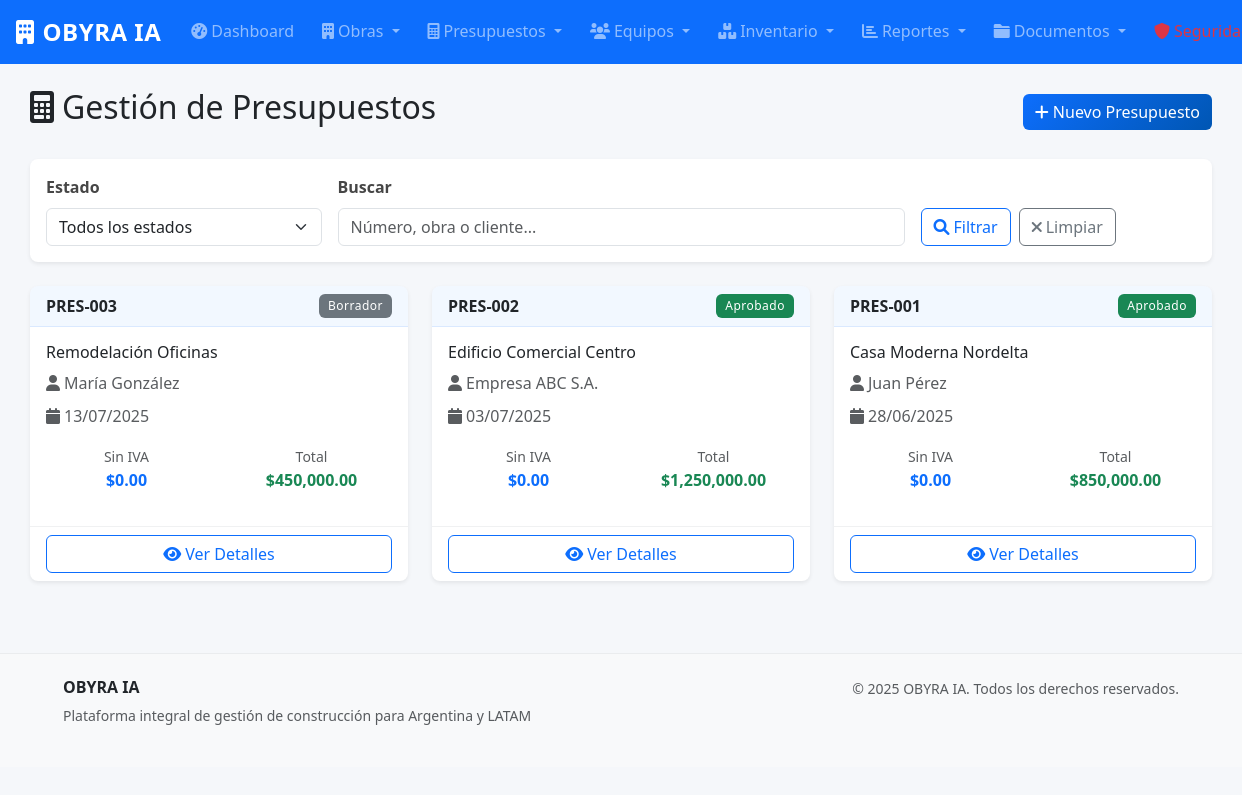
/presupuestos/ (signed in), run on the app's committed database.
### models.py (models this page shows, shortened)
class Presupuesto(db.Model):
    __tablename__ = 'presupuestos'
    id = db.Column(db.Integer, primary_key=True)
    obra_id = db.Column(db.Integer, db.ForeignKey('obras.id'), nullable=False)
    organizacion_id = db.Column(db.Integer, db.ForeignKey('organizaciones.id'), nullable=False)
    numero = db.Column(db.String(50), unique=True, nullable=False)
    fecha = db.Column(db.Date, default=date.today)
    estado = db.Column(db.String(20), default='borrador')  # borrador, enviado, aprobado, rechazado
    subtotal_materiales = db.Column(db.Numeric(15, 2), default=0)
    subtotal_mano_obra = db.Column(db.Numeric(15, 2), default=0)
    subtotal_equipos = db.Column(db.Numeric(15, 2), default=0)
    total_sin_iva = db.Column(db.Numeric(15, 2), default=0)
    iva_porcentaje = db.Column(db.Numeric(5, 2), default=21)
    total_con_iva = db.Column(db.Numeric(15, 2), default=0)
    observaciones = db.Column(db.Text)
    fecha_creacion = db.Column(db.DateTime, default=datetime.utcnow)
    obra = db.relationship('Obra', back_populates='presupuestos')
    organizacion = db.relationship('Organizacion', overlaps="presupuestos")
    items = db.relationship('ItemPresupuesto', back_populates='presupuesto', cascade='all, delete-orphan', lazy='dynamic')

class Obra(db.Model):
    __tablename__ = 'obras'
    id = db.Column(db.Integer, primary_key=True)
    nombre = db.Column(db.String(200), nullable=False)
    descripcion = db.Column(db.Text)
    direccion = db.Column(db.String(300))
    cliente = db.Column(db.String(200), nullable=False)
    telefono_cliente = db.Column(db.String(20))
    email_cliente = db.Column(db.String(120))
    fecha_inicio = db.Column(db.Date)
    fecha_fin_estimada = db.Column(db.Date)
    fecha_fin_real = db.Column(db.Date)
    estado = db.Column(db.String(20), default='planificacion')  # planificacion, en_curso, pausada, finalizada, cancelada
    presupuesto_total = db.Column(db.Numeric(15, 2), default=0)
    costo_real = db.Column(db.Numeric(15, 2), default=0)
    progreso = db.Column(db.Integer, default=0)  # Porcentaje de avance
    fecha_creacion = db.Column(db.DateTime, default=datetime.utcnow)
    organizacion_id = db.Column(db.Integer, db.ForeignKey('organizaciones.id'), nullable=False)
    organizacion = db.relationship('Organizacion', back_populates='obras')
    etapas = db.relationship('EtapaObra', back_populates='obra', cascade='all, delete-orphan', lazy='dynamic')
    asignaciones = db.relationship('AsignacionObra', back_populates='obra', cascade='all, delete-orphan', lazy='dynamic')
    presupuestos = db.relationship('Presupuesto', back_populates='obra', lazy='dynamic')
    uso_inventario = db.relationship('UsoInventario', back_populates='obra', lazy='dynamic')

### presupuestos.py (the view, shortened to what this page needs)
@presupuestos_bp.route('/')
@login_required
def lista():
    if not current_user.puede_acceder_modulo('presupuestos'):
        flash('No tienes permisos para acceder a este módulo.', 'danger')
        return redirect(url_for('reportes.dashboard'))
    estado = request.args.get('estado', '')
    buscar = request.args.get('buscar', '')
    query = Presupuesto.query.join(Obra)
    if estado:
        query = query.filter(Presupuesto.estado == estado)
    presupuestos = query.order_by(Presupuesto.fecha_creacion.desc()).all()
    return render_template('presupuestos/lista.html',
                         presupuestos=presupuestos,
                         estado=estado,
                         buscar=buscar)

### templates/presupuestos/lista.html (shortened to what this page needs)
{% extends "base.html" %}
{% block content %}
<div class="container-fluid mt-4">
    <div class="row">
        <div class="col-12">
            <div class="d-flex justify-content-between align-items-center mb-4">
                <h2><i class="fas fa-calculator me-2"></i>Gestión de Presupuestos</h2>
                {% if current_user.rol in ['administrador', 'tecnico'] %}
                <a href="{{ url_for('presupuestos.crear') }}" class="btn btn-primary">
                    <i class="fas fa-plus me-1"></i>Nuevo Presupuesto
                </a>
                {% endif %}
            </div>
        </div>
    </div>
    <div class="card mb-4">
        <div class="card-body">
            <form method="GET" class="row g-3">
                <div class="col-md-3">
                    <label for="estado" class="form-label">Estado</label>
                    <select class="form-select" id="estado" name="estado">
                        <option value="">Todos los estados</option>
                    </select>
                </div>
                <div class="col-md-6">
                    <label for="buscar" class="form-label">Buscar</label>
                    <input type="text" class="form-control" id="buscar" name="buscar"
                           value="{{ buscar }}" placeholder="Número, obra o cliente...">
                </div>
                <div class="col-md-3 d-flex align-items-end">
                    <button type="submit" class="btn btn-outline-primary me-2">
                        <i class="fas fa-search me-1"></i>Filtrar
                    </button>
                    <a href="{{ url_for('presupuestos.lista') }}" class="btn btn-outline-secondary">
                        <i class="fas fa-times me-1"></i>Limpiar
                    </a>
                </div>
            </form>
        </div>
    </div>
    <div class="row">
        {% if presupuestos %}
            {% for presupuesto in presupuestos %}
            <div class="col-lg-6 col-xl-4 mb-4">
                <div class="card h-100 shadow-sm">
                    <div class="card-header d-flex justify-content-between align-items-center">
                        <h6 class="mb-0 fw-bold">{{ presupuesto.numero }}</h6>
                        <span class="badge {{ presupuesto.estado|estado_badge }}">
                            {{ presupuesto.estado.title() }}
                        </span>
                    </div>
                    <div class="card-body">
                        <h6 class="card-title">{{ presupuesto.obra.nombre }}</h6>
                        <p class="text-muted mb-2">
                            <i class="fas fa-user me-1"></i>{{ presupuesto.obra.cliente }}
                        </p>
                        <p class="text-muted mb-3">
                            <i class="fas fa-calendar me-1"></i>{{ presupuesto.fecha|fecha }}
                        </p>
                        <div class="row text-center mb-3">
                            <div class="col-6">
                                <small class="text-muted d-block">Sin IVA</small>
                                <strong class="text-primary">{{ presupuesto.total_sin_iva|moneda }}</strong>
                            </div>
                            <div class="col-6">
                                <small class="text-muted d-block">Total</small>
                                <strong class="text-success">{{ presupuesto.total_con_iva|moneda }}</strong>
                            </div>
                        </div>
                    </div>
                    <div class="card-footer bg-transparent">
                        <div class="d-grid gap-2">
                            <a href="{{ url_for('presupuestos.detalle', id=presupuesto.id) }}"
                               class="btn btn-outline-primary">
                                <i class="fas fa-eye me-1"></i>Ver Detalles
                            </a>
                        </div>
                    </div>
                </div>
            </div>
            {% endfor %}
        {% endif %}
    </div>
</div>
{% endblock %}

### templates/base.html (shortened to what this page needs)
<!DOCTYPE html>
<html lang="es">
<head>
    <link href="https://cdn.jsdelivr.net/npm/bootstrap@5.3.0/dist/css/bootstrap.min.css" rel="stylesheet">
    <link href="https://cdnjs.cloudflare.com/ajax/libs/font-awesome/6.0.0/css/all.min.css" rel="stylesheet">
    <link rel="stylesheet" href="{{ url_for('static', filename='css/style.css') }}">
</head>
<body style="margin: 0; padding: 0; overflow-x: hidden;">
    <nav class="navbar navbar-expand-lg navbar-dark bg-primary" style="width: 100vw; margin: 0; padding: 0; position: relative; left: 50%; right: 50%; margin-left: -50vw; margin-right: -50vw;">
        <div class="container-fluid" style="width: 100%; max-width: none; padding: 0.5rem 1rem;">
            <a class="navbar-brand fw-bold" href="{{ url_for('index') }}">
                <i class="fas fa-building me-2"></i>OBYRA IA
            </a>
            {% if current_user.is_authenticated %}
            <div class="collapse navbar-collapse justify-content-between" id="navbarNav">
                <ul class="navbar-nav me-auto">
                    <li class="nav-item">
                        <a class="nav-link" href="{{ url_for('reportes.dashboard') }}">
                            <i class="fas fa-tachometer-alt me-1"></i>Dashboard
                        </a>
                    </li>
                    {% if current_user.puede_acceder_modulo('obras') %}
                    <li class="nav-item dropdown">
                        <a class="nav-link dropdown-toggle" href="#" id="navbarObras" role="button" data-bs-toggle="dropdown">
                            <i class="fas fa-building me-1"></i>Obras
                        </a>
                    </li>
                    {% endif %}
                    {% if current_user.puede_acceder_modulo('presupuestos') %}
                    <li class="nav-item dropdown">
                        <a class="nav-link dropdown-toggle" href="#" id="navbarPresupuestos" role="button" data-bs-toggle="dropdown">
                            <i class="fas fa-calculator me-1"></i>Presupuestos
                        </a>
                    </li>
                    {% endif %}
                    {% if current_user.puede_acceder_modulo('equipos') %}
                    <li class="nav-item dropdown">
                        <a class="nav-link dropdown-toggle" href="#" id="navbarEquipos" role="button" data-bs-toggle="dropdown">
                            <i class="fas fa-users me-1"></i>Equipos
                        </a>
                    </li>
                    {% endif %}
                    {% if current_user.puede_acceder_modulo('inventario') %}
                    <li class="nav-item dropdown">
                        <a class="nav-link dropdown-toggle" href="#" id="navbarInventario" role="button" data-bs-toggle="dropdown">
                            <i class="fas fa-boxes me-1"></i>Inventario
                        </a>
                    </li>
                    {% endif %}
                    {% if current_user.puede_acceder_modulo('reportes') %}
                    <li class="nav-item dropdown">
                        <a class="nav-link dropdown-toggle" href="#" id="navbarReportes" role="button" data-bs-toggle="dropdown">
                            <i class="fas fa-chart-bar me-1"></i>Reportes
                        </a>
                    </li>
                    {% endif %}
                    <li class="nav-item dropdown">
                        <a class="nav-link dropdown-toggle" href="#" id="navbarDocumentos" role="button" data-bs-toggle="dropdown">
                            <i class="fas fa-folder me-1"></i>Documentos
                        </a>
                    </li>
                    {% if current_user.rol in ['administrador', 'tecnico'] %}
                    <li class="nav-item dropdown">
                        <a class="nav-link dropdown-toggle text-danger" href="#" id="navbarSeguridad" role="button" data-bs-toggle="dropdown">
                            <i class="fas fa-shield-alt me-1"></i>Seguridad
                        </a>
                    </li>
                    {% endif %}
                </ul>
            </div>
            {% endif %}
        </div>
    </nav>
    <main class="container-fluid">
        {% block content %}{% endblock %}
    </main>
    <footer class="bg-light mt-5 py-4">
        <div class="container">
            <div class="row">
                <div class="col-md-6">
                    <h6 class="fw-bold">OBYRA IA</h6>
                    <p class="text-muted small">
                        Plataforma integral de gestión de construcción para Argentina y LATAM
                    </p>
                </div>
                <div class="col-md-6 text-md-end">
                    <p class="text-muted small mb-0">
                        © 2025 OBYRA IA. Todos los derechos reservados.
                    </p>
                </div>
            </div>
        </div>
    </footer>
</body>
</html>

### data on the page
Presupuesto: numero "PRES-003", estado "Borrador", obra.nombre "Remodelación Oficinas", obra.cliente "María González", fecha|fecha "13/07/2025", total_sin_iva|moneda "$0.00", total_con_iva|moneda "$450,000.00"
Presupuesto: numero "PRES-002", estado "Aprobado", obra.nombre "Edificio Comercial Centro", obra.cliente "Empresa ABC S.A.", fecha|fecha "03/07/2025", total_sin_iva|moneda "$0.00", total_con_iva|moneda "$1,250,000.00"
Presupuesto: numero "PRES-001", estado "Aprobado", obra.nombre "Casa Moderna Nordelta", obra.cliente "Juan Pérez", fecha|fecha "28/06/2025", total_sin_iva|moneda "$0.00", total_con_iva|moneda "$850,000.00"
